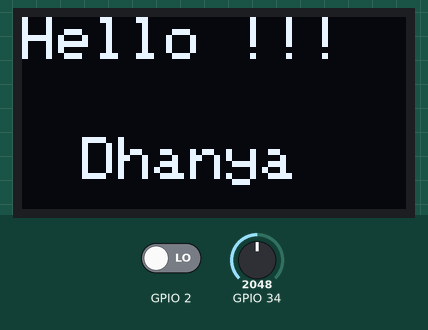
Recording of a sketch running on a simulated ESP32. Parts: 128×64 one-colour display. The test bench sets the inputs (shaded band); at power-on: GPIO 2 LOW, GPIO 34 = 2048. The display library's start-up logo is not drawn; what the sketch prints to the serial monitor is not drawn.

Above: at 2.1 s.
At 5.2 s:
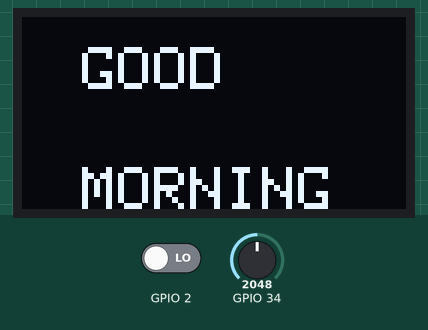

The sketch:

oled.ino
```cpp
#include <SPI.h>
#include <Wire.h>
#include <Adafruit_GFX.h>
#include <Adafruit_SSD1306.h>

#define SCREEN_WIDTH 128 // OLED display width, in pixels
#define SCREEN_HEIGHT 64 // OLED display height, in pixels

#define OLED_RESET     4 // Reset pin # (or -1 if sharing Arduino reset pin)
#define SCREEN_ADDRESS 0x3C ///< See datasheet for Address; 0x3D for 128x64, 0x3C for 128x32
Adafruit_SSD1306 display(SCREEN_WIDTH, SCREEN_HEIGHT, &Wire, OLED_RESET);


int sensorValue;
int digitalValue;
void setup()
{

Serial.begin(115200); // sets the serial port to 9600


if(!display.begin(SSD1306_SWITCHCAPVCC, SCREEN_ADDRESS)) {
    Serial.println(F("SSD1306 allocation failed"));
    for(;;); // Don't proceed, loop forever
  }

   display.display();
  delay(2000); // Pause for 2 seconds

  // Clear the buffer
  display.clearDisplay();


  display.setTextSize(2); // Draw 2X-scale text
  display.setTextColor(SSD1306_WHITE);
  display.setCursor(0, 0);
  display.println(F("Hello !!!"));
  display.setCursor(20, 40);
  display.println(F("Dhanya"));
  display.display();      // Show initial text
  delay(3000);


}


void loop()

{

sensorValue = analogRead(34); // read analog input pin 0

digitalValue = digitalRead(2);

Serial.println(sensorValue, DEC); // prints the value read
display.clearDisplay();

  display.setTextSize(2); // Draw 2X-scale text
  display.setTextColor(SSD1306_WHITE);
  display.setCursor(20, 10);
  display.println(F("GOOD"));
   display.setCursor(20, 50);
  display.println("MORNING");
  display.display();      // Show initial text


delay(1000); // wait 100ms for next reading

}
```

Measured:
- what the display in image 0 shows lasts 3.0 s, from 2.1 s to 5.1 s
